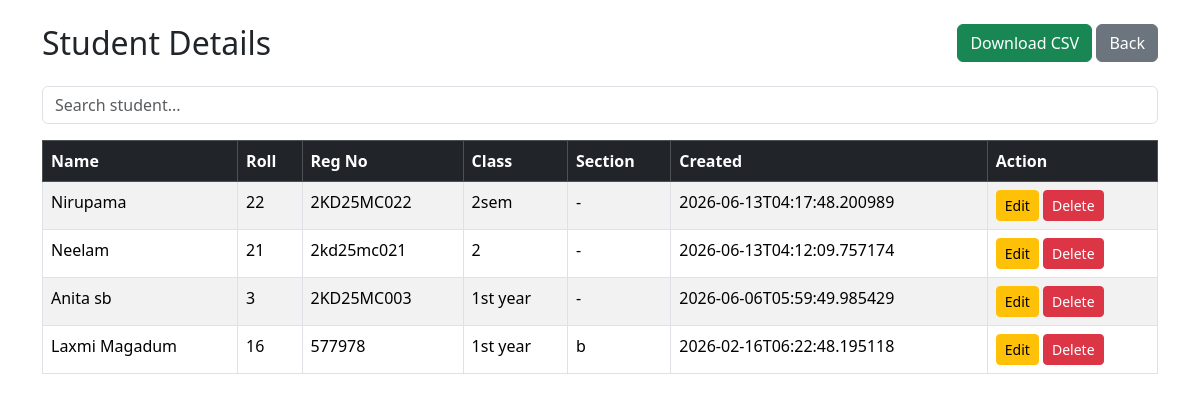
/student_details, run on the app's committed database.
### tables this page shows
CREATE TABLE students (
                    id INTEGER PRIMARY KEY AUTOINCREMENT,
                    name TEXT NOT NULL,
                    roll TEXT,
                    class TEXT,
                    section TEXT,
                    reg_no TEXT,
                    created_at TEXT
                );

### app.py (the view)
@app.route("/student_details")
def student_details():
    conn = sqlite3.connect(DB_PATH)
    c = conn.cursor()
    c.execute("""
        SELECT
            id,
            name,
            roll,
            reg_no,
            class,
            section,
            created_at
        FROM students
        ORDER BY id DESC
    """)
    students = c.fetchall()
    conn.close()
    return render_template(
        "student_details.html",
        students=students
    )

### templates/student_details.html (shortened to what this page needs)
<!DOCTYPE html>
<html>
<head>
<link href="https://cdn.jsdelivr.net/npm/bootstrap@5.3.1/dist/css/bootstrap.min.css" rel="stylesheet">
</head>
<body>
<div class="container mt-4">
<div class="d-flex justify-content-between mb-3">
    <h2>Student Details</h2>
    <div>
        <a href="/download_students_csv"
           class="btn btn-success">
            Download CSV
        </a>
        <a href="/dashboard"
           class="btn btn-secondary">
            Back
        </a>
    </div>
</div>
<input
type="text"
id="searchInput"
class="form-control mb-3"
placeholder="Search student..."
>
<table class="table table-bordered table-striped">
<thead class="table-dark">
<tr>
<th>Name</th>
<th>Roll</th>
<th>Reg No</th>
<th>Class</th>
<th>Section</th>
<th>Created</th>
<th>Action</th>
</tr>
</thead>
<tbody id="studentTable">
{% for s in students %}
<tr>
<td>{{ s[1] }}</td>
<td>{{ s[2] }}</td>
<td>{{ s[3] }}</td>
<td>{{ s[4] }}</td>
<td>{{ s[5] }}</td>
<td>{{ s[6] }}</td>
<td>
<a
href="/edit_student/{{ s[0] }}"
class="btn btn-warning btn-sm">
Edit
</a>
<a
href="/delete_student/{{ s[0] }}"
class="btn btn-danger btn-sm"
onclick="return confirm('Delete student?')">
Delete
</a>
</td>
</tr>
{% endfor %}
</tbody>
</table>
</div>
</body>
</html>

### data on the page
students: name "Nirupama", roll "22", reg_no "2KD25MC022", class "2sem", section "-", created_at "2026-06-13T04:17:48.200989"
students: name "Neelam", roll "21", reg_no "2kd25mc021", class "2", section "-", created_at "2026-06-13T04:12:09.757174"
students: name "Anita sb", roll "3", reg_no "2KD25MC003", class "1st year", section "-", created_at "2026-06-06T05:59:49.985429"
students: name "Laxmi Magadum", roll "16", reg_no "577978", class "1st year", section "b", created_at "2026-02-16T06:22:48.195118"
